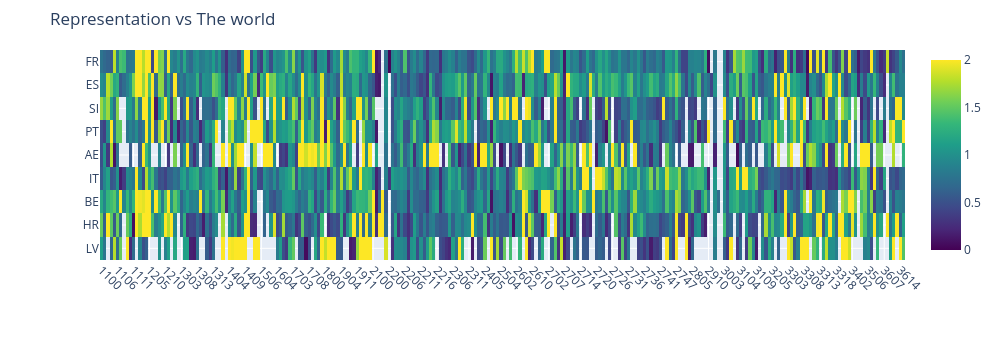

Source (notebook cell):
### Code cell
x_labels = list(map(str, df_country_subfield_norm_world.columns))
# y_labels = list(map(str, df_country_subfield_norm_world.index))

# sub_list = list(map(str, top_20_countries_list))
sub_list = ["FR", "ES", "SI", "PT", "AE", "IT", "BE", "HR", "LV"]

y_labels = sub_list

fig = go.Figure(
    data=go.Heatmap(
        # z=df_country_subfield_norm_world_norm.values,
        z=df_country_subfield_norm_world.loc[sub_list].values,
        x=x_labels,
        y=y_labels,
        colorscale="Viridis",
        zmin=0,
        zmax=2,
    )
)

# Layout
fig.update_layout(
    title="Representation vs The world",
    width=1000,
    # height=20*len(y_labels),  # taller if more rows
    height=40*len(y_labels),  # taller if more rows
    margin=dict(l=100, r=50, t=50, b=100),
    xaxis=dict(tickangle=45, automargin=True),
    yaxis=dict(autorange="reversed", automargin=True)  # keep top-to-bottom ordering
)

fig.show()

### Figure 1 — Plotly figure (JSON) as saved in the notebook; plotly's stock layout.template omitted (floating-point values rounded to 4 significant figures; data arrays with more than 128 entries replaced by an {"elided": "..."} marker saying what was removed)
{"data": [{"colorscale": [[0.0, "#440154"], [0.1111, "#482878"], [0.2222, "#3e4989"], [0.3333, "#31688e"], [0.4444, "#26828e"], [0.5556, "#1f9e89"], [0.6667, "#35b779"], [0.7778, "#6ece58"], [0.8889, "#b5de2b"], [1.0, "#fde725"]], "x": {"elided": "252 str values"}, "y": ["FR", "ES", "SI", "PT", "AE", "IT", "BE", "HR", "LV"], "z": {"elided": "9x252 float values"}, "zmax": 2, "zmin": 0, "type": "heatmap"}], "layout": {"margin": {"l": 100, "r": 50, "t": 50, "b": 100}, "xaxis": {"tickangle": 45, "automargin": true}, "yaxis": {"autorange": "reversed", "automargin": true}, "title": {"text": "Representation vs The world"}, "width": 1000, "height": 360}}
